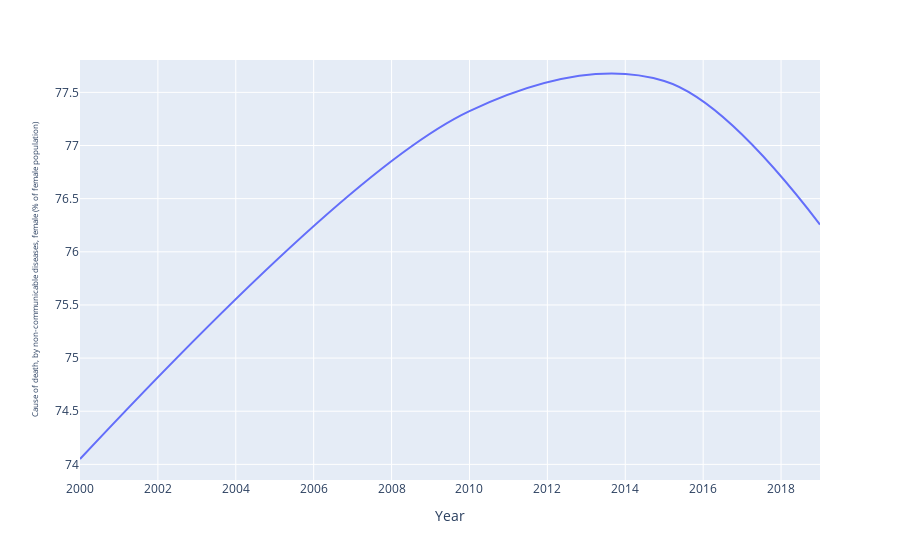

Notebook cell for this chart:
### Markdown cell above
## Appendix (optional)
<font color='purple'>Here are the extra graphs that I created using my dataset. I will later determine whether or not I include them in the final draft of my project.

### Code cell
ve_female3 = vn_fe_male[vn_fe_male["Indicator Name"].isin(["Cause of death, by non-communicable diseases, female (% of female population)"])]

vn_female3_plot= px.line(ve_female3,x="Year",y="Value", hover_name="Value",render_mode="svg",
                     line_group="Indicator Name", line_shape="spline")

vn_female3_plot.update_yaxes(title_text="Cause of death, by non-communicable diseases, female (% of female population)",title_font_size=8)
vn_female3_plot.show()

### Figure 1 — Plotly figure (JSON) as saved in the notebook; plotly's stock layout.template omitted (floating-point values rounded to 4 significant figures)
{"data": [{"hovertemplate": "<b>%{hovertext}</b><br><br>Indicator Name=Cause of death, by non-communicable diseases, female (% of female population)<br>Year=%{x}<br>Value=%{y}<extra></extra>", "hovertext": [76.26, 77.61, 77.32, 74.05], "legendgroup": "", "line": {"color": "#636efa", "dash": "solid", "shape": "spline"}, "marker": {"symbol": "circle"}, "mode": "lines", "name": "", "orientation": "v", "showlegend": false, "type": "scatter", "x": [2019, 2015, 2010, 2000], "xaxis": "x", "y": [76.26, 77.61, 77.32, 74.05], "yaxis": "y"}], "layout": {"autosize": true, "legend": {"tracegroupgap": 0}, "margin": {"t": 60}, "xaxis": {"anchor": "y", "autorange": true, "domain": [0, 1], "range": [2000, 2019], "title": {"text": "Year"}, "type": "linear"}, "yaxis": {"anchor": "x", "autorange": true, "domain": [0, 1], "range": [73.85, 77.8], "title": {"font": {"size": 8}, "text": "Cause of death, by non-communicable diseases, female (% of female population)"}, "type": "linear"}}}
